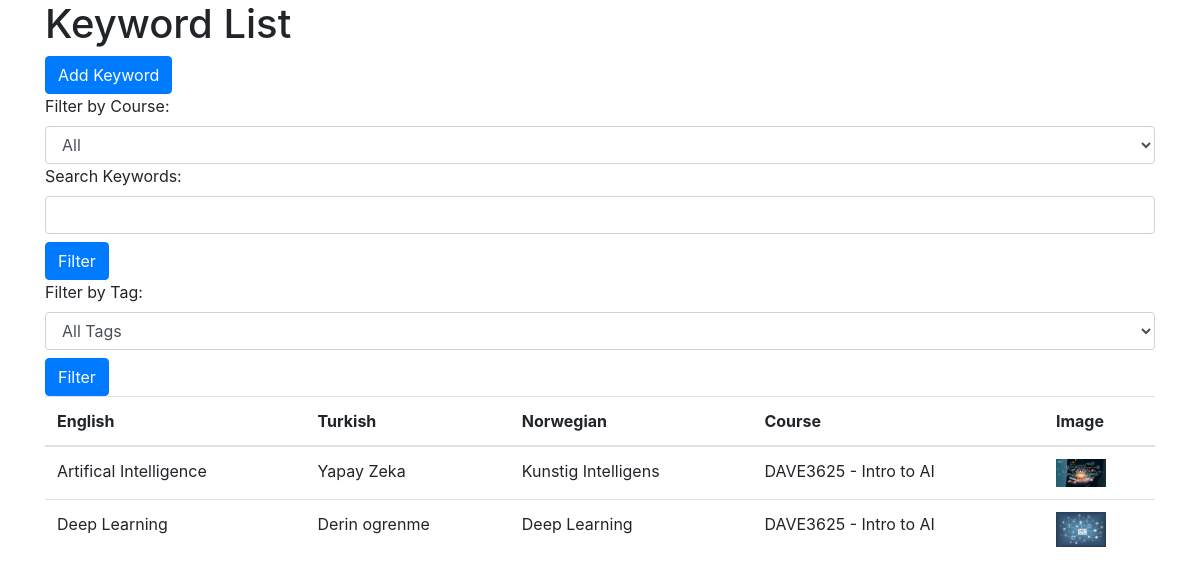
The page /keywords/ on the database its author committed.
### courses/models.py (models this page shows, shortened)
class Keyword(models.Model):
    word = models.CharField(max_length=100)
    course = models.ForeignKey(Course, on_delete=models.CASCADE, related_name='keywords')
    english = models.CharField(max_length=100)
    turkish = models.CharField(max_length=100)
    norwegian = models.CharField(max_length=100)
    image = models.ImageField(upload_to='keyword_images/', blank=True, null=True)
    tags = models.ManyToManyField(Tag, blank=True)  # Anahtar kelimelere etiketleri ilişkilendirdik

class Course(models.Model):
    name = models.CharField(max_length=200)
    content = models.TextField()
    categories = models.ManyToManyField(Category, blank=True)  # Kategorileri ilişkilendirdik
    tags = models.ManyToManyField(Tag, blank=True)  # Etiketleri ilişkilendirdik
    learned = models.TextField(blank=True, null=True)
    images = models.ImageField(upload_to='course_images/', blank=True, null=True)

### courses/views.py (the view)
# urls.py: path('keywords/', views.keyword_list, name='keyword_list'),  # Anahtar kelime listesi
def keyword_list(request):
    keywords = Keyword.objects.all()
    categories = Category.objects.all()
    tags = Tag.objects.all()
    tag_id = request.GET.get('tag')
    if tag_id:
        keywords = keywords.filter(tags__id=tag_id)
    return render(request, 'courses/keyword_list.html', {'keywords': keywords, 'tags': tags})

### courses/templates/courses/keyword_list.html (shortened to what this page needs)
{% extends "base.html" %}
{% block content %}
    <h1>Keyword List</h1>
    <a href="{% url 'keyword_create' %}" class="btn btn-primary">Add Keyword</a>
    <form method="get">
        <label for="course">Filter by Course:</label>
        <select name="course" id="course" class="form-control">
            <option value="">All</option>
        </select>
        <label for="search">Search Keywords:</label>
        <input type="text" name="search" id="search" value="{{ request.GET.search }}" class="form-control">
        <button type="submit" class="btn btn-primary mt-2">Filter</button>
    </form>
<form method="get">
    <label for="tag">Filter by Tag:</label>
    <select name="tag" id="tag" class="form-control">
        <option value="">All Tags</option>
    </select>
    <button type="submit" class="btn btn-primary mt-2">Filter</button>
</form>
    <table class="table">
        <thead>
            <tr>
                <th>English</th>
                <th>Turkish</th>
                <th>Norwegian</th>
                <th>Course</th>
                <th>Image</th>
            </tr>
        </thead>
        <tbody>
            {% for keyword in keywords %}
                <tr>
                    <td>{{ keyword.english }}</td>
                    <td>{{ keyword.turkish }}</td>
                    <td>{{ keyword.norwegian }}</td>
                    <td>{{ keyword.course.name }}</td>
                    <td>
                        <img src="{{ keyword.image.url }}" alt="{{ keyword.word }}" width="50">
                    </td>
                </tr>
            {% empty %}
                <tr>
                    <td colspan="5">No keywords found.</td>
                </tr>
            {% endfor %}
        </tbody>
    </table>
{% endblock %}

### rows shown on the page
Keyword: english "Artifical Intelligence", turkish "Yapay Zeka", norwegian "Kunstig Intelligens", course.name "DAVE3625 - Intro to AI", image (picture)
Keyword: english "Deep Learning", turkish "Derin ogrenme", norwegian "Deep Learning", course.name "DAVE3625 - Intro to AI", image (picture)
